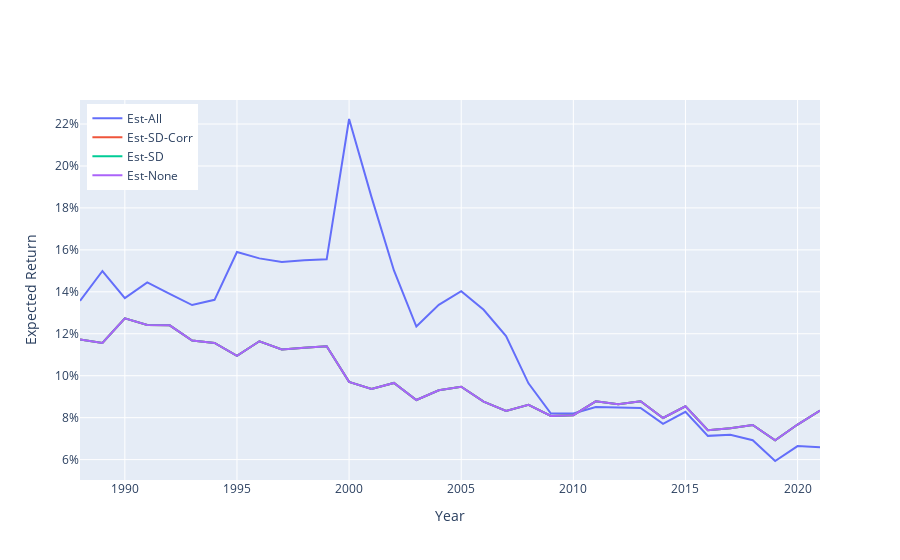

Source (notebook cell):
### Code cell
# Plot expected return (expret)
fig = go.Figure()
for model in ['est_all', 'est_cov', 'est_sds', 'ew']:
    string =  "Strategy: " + label_dict[model] +" <br>"
    string += "Year: %{x:4.0f}<br>"
    string += "Expected Return: %{y: 0.1%} <br>"
    string += "<extra></extra>"

    trace=go.Scatter(x=df['year'], y=df['expret_'+model], hovertemplate=string, name = xaxis_label_dict[model])
    fig.add_trace(trace)
fig.layout.yaxis["title"] = "Expected Return"
fig.layout.xaxis["title"] = "Year"
fig.update_yaxes(tickformat=".0%")
fig.update_layout(legend=dict(yanchor="top", y =0.99, xanchor="left", x=0.01))
fig.update_xaxes(range=[df['year'].iloc[window], df.year.max()])
fig.show()

### Figure 1 — Plotly figure (JSON) as saved in the notebook; plotly's stock layout.template omitted (floating-point values rounded to 4 significant figures)
{"data": [{"hovertemplate": "Strategy: estimate all inputs <br>Year: %{x:4.0f}<br>Expected Return: %{y: 0.1%} <br><extra></extra>", "name": "Est-All", "type": "scatter", "x": [1968, 1969, 1970, 1971, 1972, 1973, 1974, 1975, 1976, 1977, 1978, 1979, 1980, 1981, 1982, 1983, 1984, 1985, 1986, 1987, 1988, 1989, 1990, 1991, 1992, 1993, 1994, 1995, 1996, 1997, 1998, 1999, 2000, 2001, 2002, 2003, 2004, 2005, 2006, 2007, 2008, 2009, 2010, 2011, 2012, 2013, 2014, 2015, 2016, 2017, 2018, 2019, 2020, 2021], "y": [null, null, null, null, null, null, null, null, null, null, null, null, null, null, null, null, null, null, null, null, 0.1357, 0.1499, 0.137, 0.1445, 0.139, 0.1337, 0.1362, 0.159, 0.1559, 0.1542, 0.155, 0.1555, 0.2224, 0.1851, 0.1502, 0.1234, 0.1338, 0.1403, 0.1314, 0.1189, 0.09638, 0.08195, 0.08204, 0.0851, 0.08483, 0.08462, 0.07709, 0.0828, 0.07132, 0.07181, 0.06926, 0.05934, 0.06646, 0.06593]}, {"hovertemplate": "Strategy: estimate covariance matrix only <br>Year: %{x:4.0f}<br>Expected Return: %{y: 0.1%} <br><extra></extra>", "name": "Est-SD-Corr", "type": "scatter", "x": [1968, 1969, 1970, 1971, 1972, 1973, 1974, 1975, 1976, 1977, 1978, 1979, 1980, 1981, 1982, 1983, 1984, 1985, 1986, 1987, 1988, 1989, 1990, 1991, 1992, 1993, 1994, 1995, 1996, 1997, 1998, 1999, 2000, 2001, 2002, 2003, 2004, 2005, 2006, 2007, 2008, 2009, 2010, 2011, 2012, 2013, 2014, 2015, 2016, 2017, 2018, 2019, 2020, 2021], "y": [null, null, null, null, null, null, null, null, null, null, null, null, null, null, null, null, null, null, null, null, 0.1173, 0.1156, 0.1273, 0.1242, 0.124, 0.1168, 0.1156, 0.1095, 0.1164, 0.1126, 0.1133, 0.1141, 0.09706, 0.09366, 0.09655, 0.08843, 0.09307, 0.09477, 0.08765, 0.08325, 0.0861, 0.08081, 0.0812, 0.08777, 0.08638, 0.08781, 0.07984, 0.08541, 0.07399, 0.07492, 0.07653, 0.06918, 0.07673, 0.08338]}, {"hovertemplate": "Strategy: estimate standard deviations only <br>Year: %{x:4.0f}<br>Expected Return: %{y: 0.1%} <br><extra></extra>", "name": "Est-SD", "type": "scatter", "x": [1968, 1969, 1970, 1971, 1972, 1973, 1974, 1975, 1976, 1977, 1978, 1979, 1980, 1981, 1982, 1983, 1984, 1985, 1986, 1987, 1988, 1989, 1990, 1991, 1992, 1993, 1994, 1995, 1996, 1997, 1998, 1999, 2000, 2001, 2002, 2003, 2004, 2005, 2006, 2007, 2008, 2009, 2010, 2011, 2012, 2013, 2014, 2015, 2016, 2017, 2018, 2019, 2020, 2021], "y": [null, null, null, null, null, null, null, null, null, null, null, null, null, null, null, null, null, null, null, null, 0.1173, 0.1156, 0.1273, 0.1242, 0.124, 0.1168, 0.1156, 0.1095, 0.1164, 0.1126, 0.1133, 0.1141, 0.09706, 0.09366, 0.09655, 0.08843, 0.09307, 0.09477, 0.08765, 0.08325, 0.0861, 0.08081, 0.0812, 0.08777, 0.08638, 0.08781, 0.07984, 0.08541, 0.07399, 0.07492, 0.07653, 0.06918, 0.07673, 0.08338]}, {"hovertemplate": "Strategy: equal weights <br>Year: %{x:4.0f}<br>Expected Return: %{y: 0.1%} <br><extra></extra>", "name": "Est-None", "type": "scatter", "x": [1968, 1969, 1970, 1971, 1972, 1973, 1974, 1975, 1976, 1977, 1978, 1979, 1980, 1981, 1982, 1983, 1984, 1985, 1986, 1987, 1988, 1989, 1990, 1991, 1992, 1993, 1994, 1995, 1996, 1997, 1998, 1999, 2000, 2001, 2002, 2003, 2004, 2005, 2006, 2007, 2008, 2009, 2010, 2011, 2012, 2013, 2014, 2015, 2016, 2017, 2018, 2019, 2020, 2021], "y": [null, null, null, null, null, null, null, null, null, null, null, null, null, null, null, null, null, null, null, null, 0.1173, 0.1156, 0.1273, 0.1242, 0.124, 0.1168, 0.1156, 0.1095, 0.1164, 0.1126, 0.1133, 0.1141, 0.09706, 0.09366, 0.09655, 0.08843, 0.09307, 0.09477, 0.08765, 0.08325, 0.0861, 0.08081, 0.0812, 0.08777, 0.08638, 0.08781, 0.07984, 0.08541, 0.07399, 0.07492, 0.07653, 0.06918, 0.07673, 0.08338]}], "layout": {"legend": {"x": 0.01, "xanchor": "left", "y": 0.99, "yanchor": "top"}, "xaxis": {"range": [1988, 2021], "title": {"text": "Year"}}, "yaxis": {"tickformat": ".0%", "title": {"text": "Expected Return"}}}}
